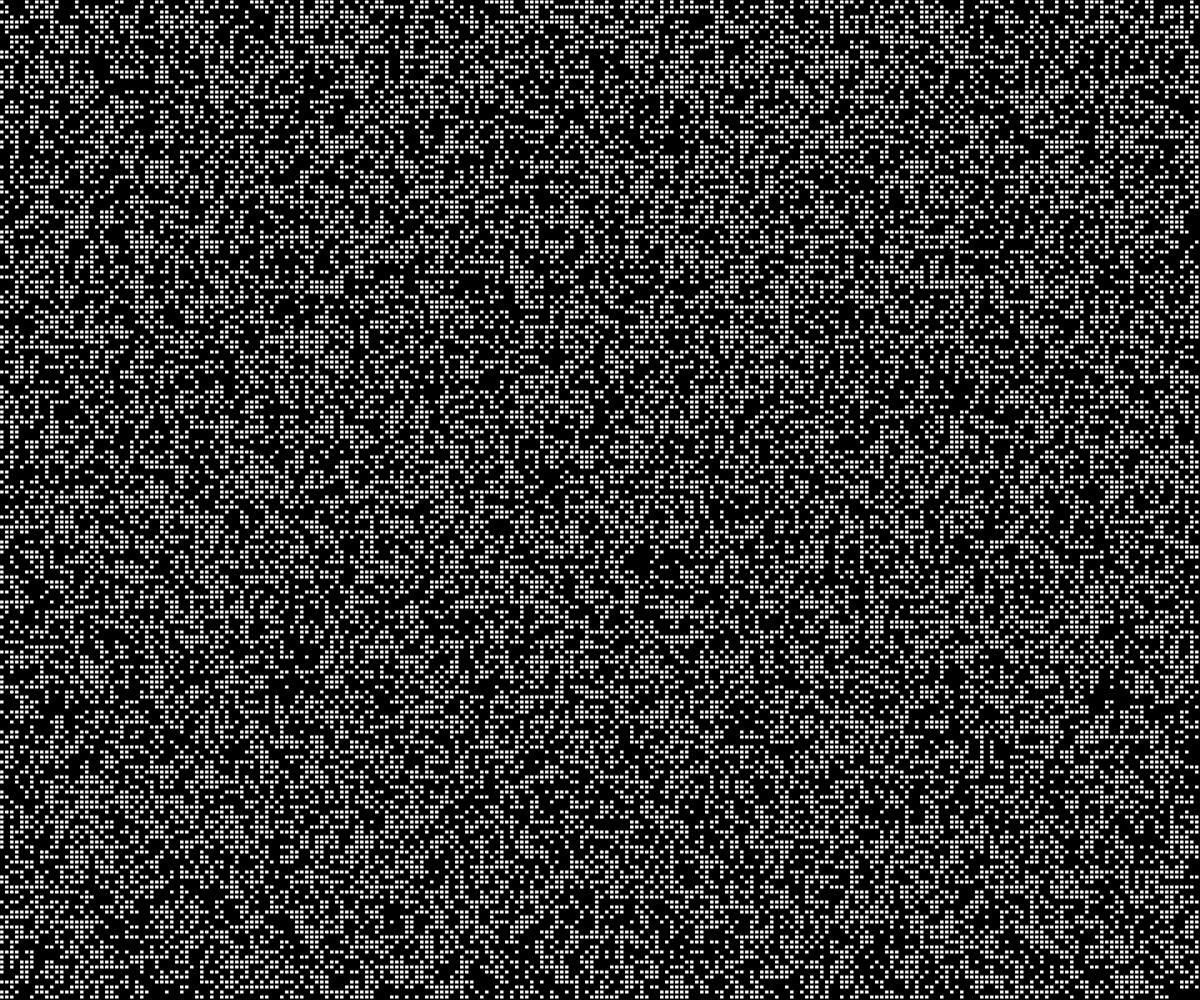
Frame 1 (no input)
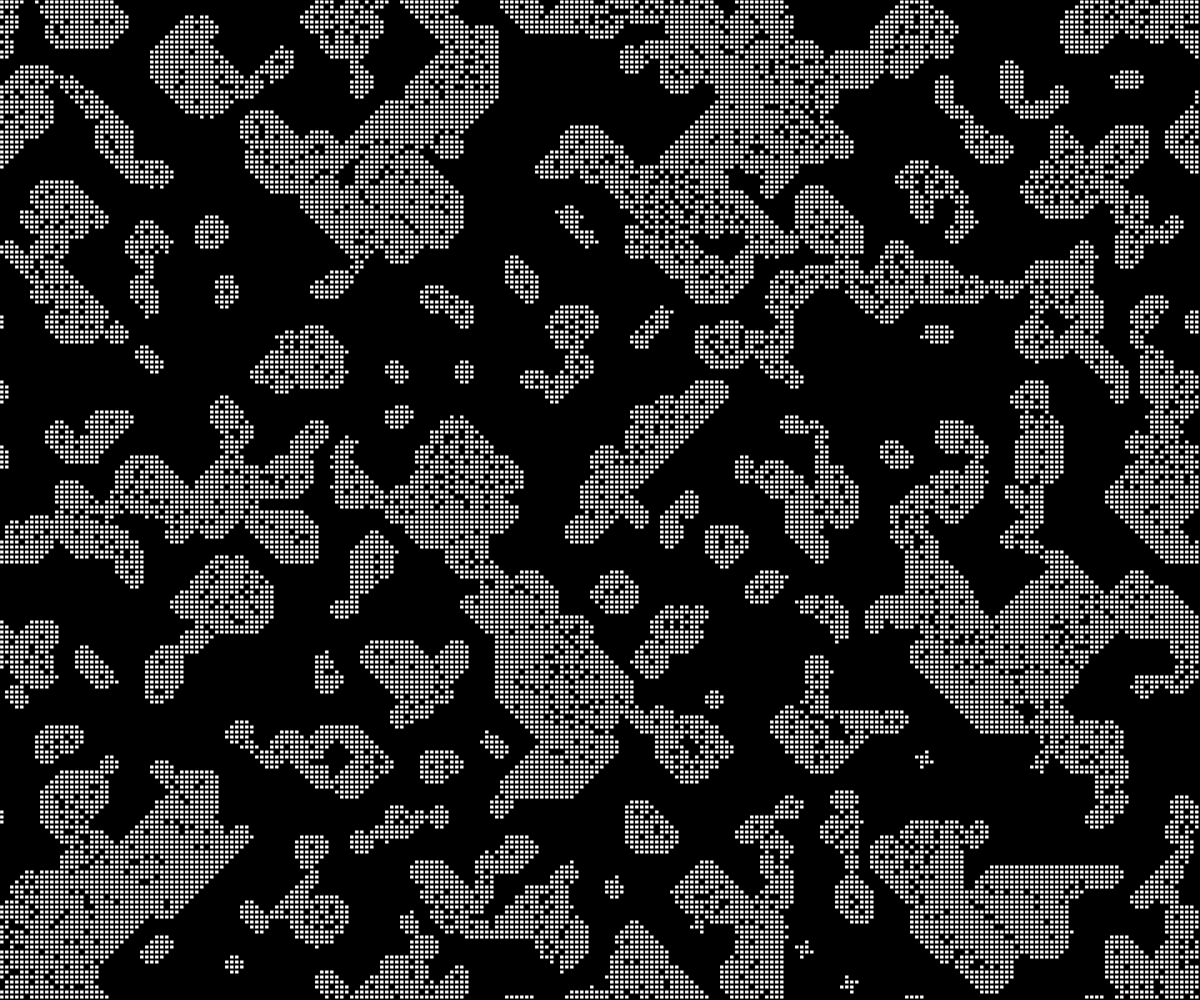
Frame 60 (no input)
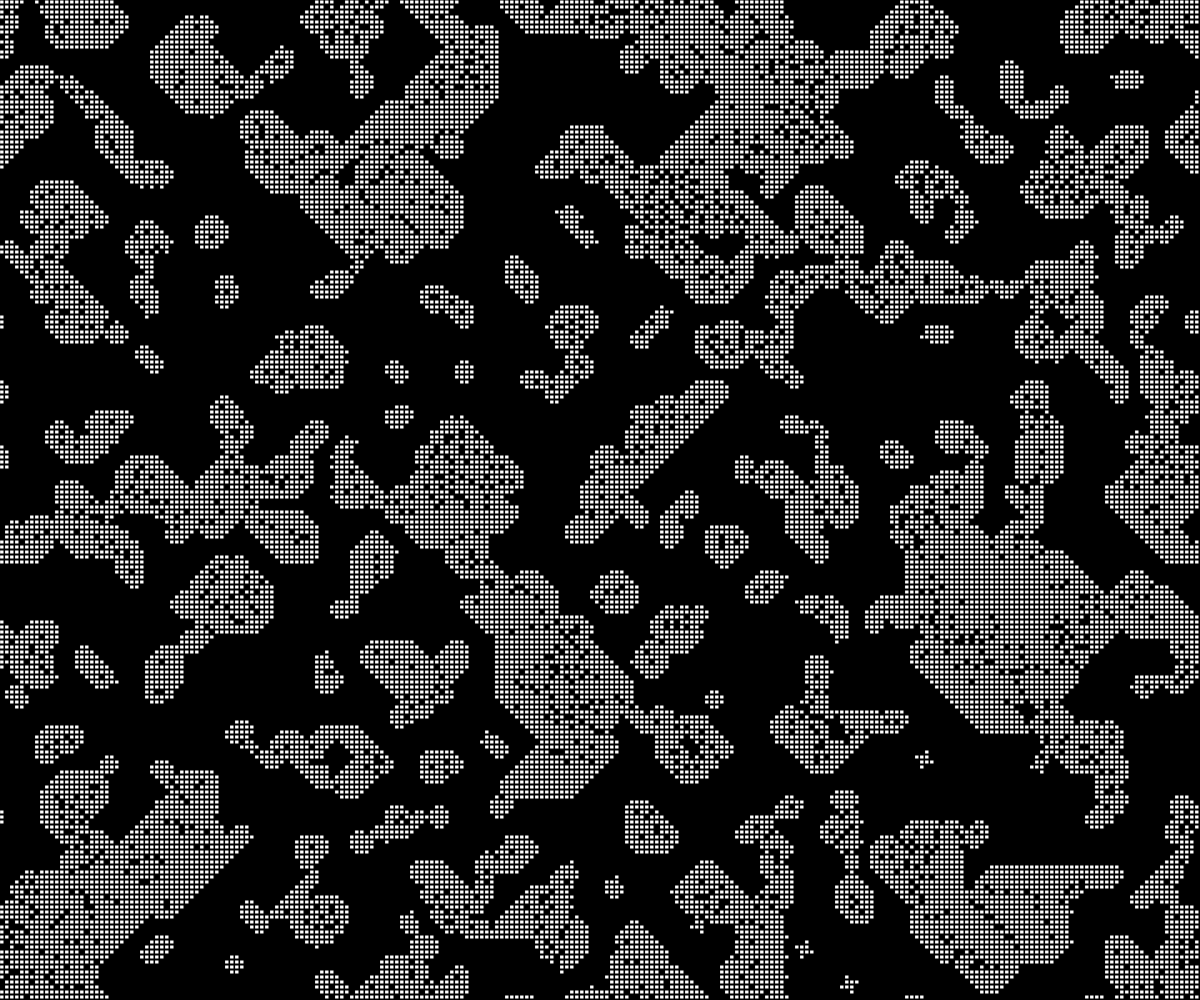
Frame 120 (the mouse pressed at the canvas centre since frame 60)

The p5.js sketch that drew these frames (run headless with seeded random() and noise() and a simulated clock; from frame 60 on, the mouse is pressed at the canvas centre):

// p5.js sketch
// ── sketch.js

function make2DArray(cols, rows) {
    // makes a grid of cell
    let arr = new Array(cols);
    for (let i = 0; i < arr.length; i++) {
      arr[i] = new Array(rows);
    }
    return arr;
}
function setup() {
    createCanvas((Math.floor(window.innerWidth/resolution))* resolution, (Math.floor(window.innerHeight/resolution))* resolution);
    cols = width / resolution;
    rows = height / resolution;
  
    grid = make2DArray(cols, rows);
    for (let i = 0; i < cols; i++) {
        for (let j = 0; j < rows; j++) {
            grid[i][j] = floor(random(2));
        }
    }
}
function countNeighbors(grid, x, y) {
    let sum = 0;
    for (let i = -1; i < 2; i++) {
        for (let j = -1; j < 2; j++) {
            let col = (x + i + cols) % cols;
            let row = (y + j + rows) % rows;
            sum += grid[col][row];
      }
    }
    sum -= grid[x][y];
    return sum;
}
  let grid;
  let cols;
  let rows;
  let resolution = 5;
  let birth = [4];
  let survival = [4,5,6,7,8];
  
  let l = 0;
  function draw() {
    background(0);
    for (let i = 0; i < cols; i++) {
      for (let j = 0; j < rows; j++) {
        let x = i * resolution;
        let y = j * resolution;
        if (grid[i][j] == 1) {
          fill(255);
          stroke(0);
          rect(x, y, resolution - 1, resolution - 1);
        }
      }
    }
  
    let next = make2DArray(cols, rows);
  
    // Compute next based on grid
    for (let i = 0; i < cols; i++) {
      for (let j = 0; j < rows; j++) {
        let state = grid[i][j];
        // Count live neighbors!
        let sum = 0;
        let neighbors = countNeighbors(grid, i, j);
  
        if (state == 0 && birth.includes(neighbors) ) {
          next[i][j] = 1;
        } else if (state == 1 && !(survival.includes(neighbors))) {
          next[i][j] = 0;
        } else {
          next[i][j] = state;
        }
  
      }
    }
  
    grid = next;
  
  
  
  }
  
  

// ── style.css
html, body {
    margin: 0;
    padding: 0;
  }
  canvas {
    display: block;
  }
  
section{
  border: solid;
  border-radius: 23;
  align-items: flex-start;
}
